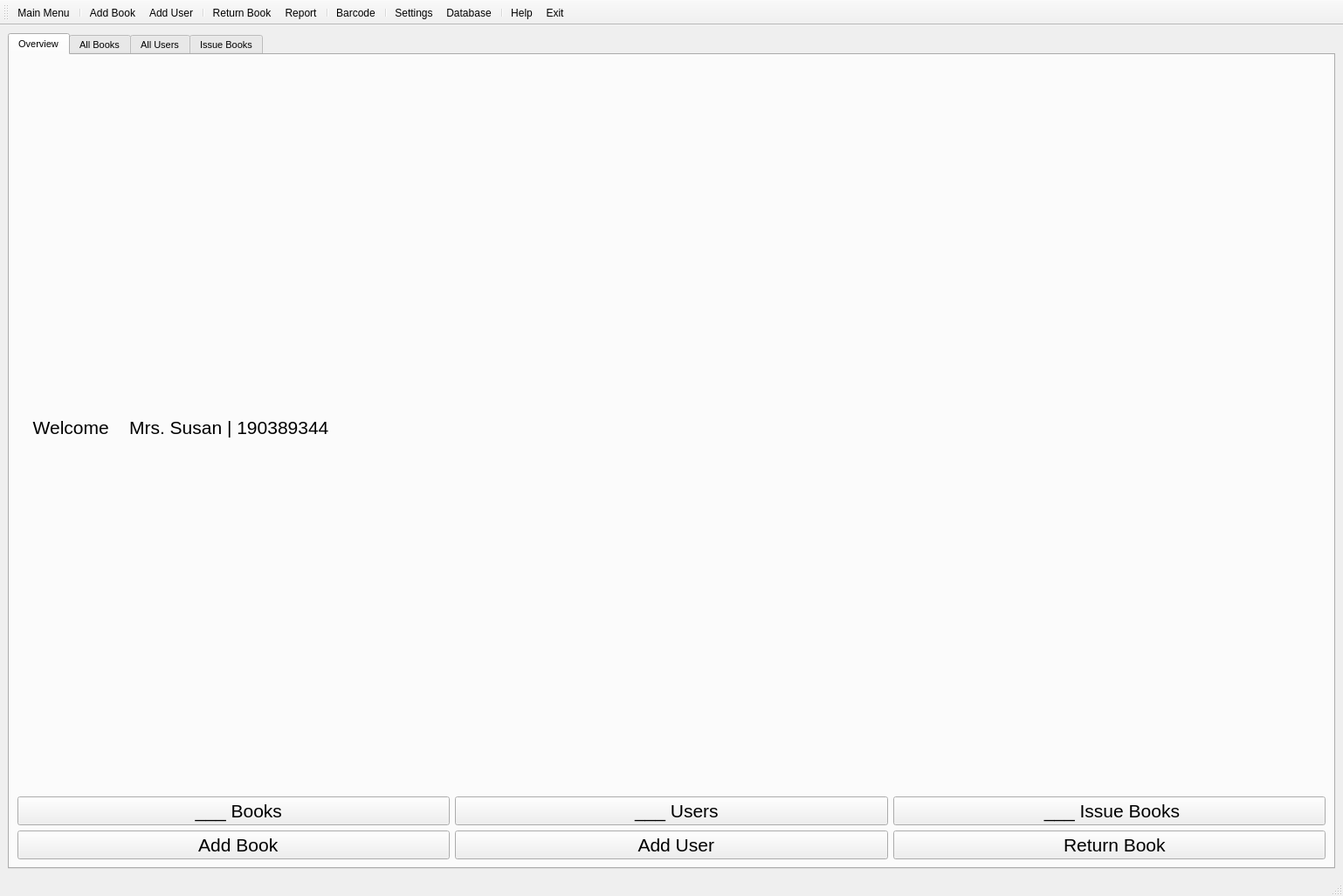
<?xml version="1.0" encoding="UTF-8"?>
<ui version="4.0">
 <class>MainWindow</class>
 <widget class="QMainWindow" name="MainWindow">
  <property name="geometry">
   <rect>
    <x>0</x>
    <y>0</y>
    <width>1538</width>
    <height>1026</height>
   </rect>
  </property>
  <property name="minimumSize">
   <size>
    <width>1366</width>
    <height>768</height>
   </size>
  </property>
  <property name="windowTitle">
   <string>EasyLibrary Librarian v2</string>
  </property>
  <widget class="QWidget" name="centralwidget">
   <layout class="QVBoxLayout" name="verticalLayout">
    <item>
     <widget class="QTabWidget" name="tabWidget">
      <property name="font">
       <font>
        <pointsize>8</pointsize>
       </font>
      </property>
      <property name="currentIndex">
       <number>0</number>
      </property>
      <property name="iconSize">
       <size>
        <width>48</width>
        <height>48</height>
       </size>
      </property>
      <property name="elideMode">
       <enum>Qt::ElideLeft</enum>
      </property>
      <widget class="QWidget" name="tabOverview">
       <attribute name="icon">
        <iconset resource="EZLib_LibrarianUI_res.qrc">
         <normaloff>:/icon_app/Modern UI Icons Light/appbar.eye.png</normaloff>:/icon_app/Modern UI Icons Light/appbar.eye.png</iconset>
       </attribute>
       <attribute name="title">
        <string>Overview</string>
       </attribute>
       <layout class="QVBoxLayout" name="verticalLayout_3">
        <item>
         <layout class="QHBoxLayout" name="horizontalLayout">
          <item>
           <widget class="QLabel" name="labelOverview_Image">
            <property name="text">
             <string>&lt;html&gt;&lt;head/&gt;&lt;body&gt;&lt;p&gt;&lt;img src=&quot;:/avatar/IMG/Susan_big.png&quot;/&gt;&lt;/p&gt;&lt;/body&gt;&lt;/html&gt;</string>
            </property>
           </widget>
          </item>
          <item>
           <widget class="QLabel" name="labelOverview_Welcome">
            <property name="font">
             <font>
              <pointsize>16</pointsize>
             </font>
            </property>
            <property name="text">
             <string>  Welcome    Mrs. Susan | 190389344</string>
            </property>
           </widget>
          </item>
          <item>
           <spacer name="horizontalSpacer">
            <property name="orientation">
             <enum>Qt::Horizontal</enum>
            </property>
            <property name="sizeHint" stdset="0">
             <size>
              <width>40</width>
              <height>20</height>
             </size>
            </property>
           </spacer>
          </item>
         </layout>
        </item>
        <item>
         <layout class="QHBoxLayout" name="horizontalLayout_2">
          <item>
           <widget class="QPushButton" name="buttonOverview_Books">
            <property name="font">
             <font>
              <pointsize>16</pointsize>
             </font>
            </property>
            <property name="text">
             <string>  ___ Books</string>
            </property>
            <property name="icon">
             <iconset resource="EZLib_LibrarianUI_res.qrc">
              <normaloff>:/button/IMG/167756.png</normaloff>:/button/IMG/167756.png</iconset>
            </property>
            <property name="iconSize">
             <size>
              <width>128</width>
              <height>128</height>
             </size>
            </property>
           </widget>
          </item>
          <item>
           <widget class="QPushButton" name="buttonOverview_Users">
            <property name="font">
             <font>
              <pointsize>16</pointsize>
             </font>
            </property>
            <property name="text">
             <string>  ___ Users</string>
            </property>
            <property name="icon">
             <iconset resource="EZLib_LibrarianUI_res.qrc">
              <normaloff>:/button/IMG/149071.png</normaloff>:/button/IMG/149071.png</iconset>
            </property>
            <property name="iconSize">
             <size>
              <width>128</width>
              <height>128</height>
             </size>
            </property>
           </widget>
          </item>
          <item>
           <widget class="QPushButton" name="buttonOverview_Issue">
            <property name="font">
             <font>
              <pointsize>16</pointsize>
             </font>
            </property>
            <property name="text">
             <string> ___ Issue Books</string>
            </property>
            <property name="icon">
             <iconset resource="EZLib_LibrarianUI_res.qrc">
              <normaloff>:/button/IMG/clock-icon.png</normaloff>:/button/IMG/clock-icon.png</iconset>
            </property>
            <property name="iconSize">
             <size>
              <width>128</width>
              <height>128</height>
             </size>
            </property>
           </widget>
          </item>
         </layout>
        </item>
        <item>
         <layout class="QHBoxLayout" name="horizontalLayout_3">
          <item>
           <widget class="QPushButton" name="pushButton_4">
            <property name="font">
             <font>
              <pointsize>16</pointsize>
             </font>
            </property>
            <property name="text">
             <string>  Add Book</string>
            </property>
            <property name="icon">
             <iconset resource="EZLib_LibrarianUI_res.qrc">
              <normaloff>:/button/IMG/167755.png</normaloff>:/button/IMG/167755.png</iconset>
            </property>
            <property name="iconSize">
             <size>
              <width>128</width>
              <height>128</height>
             </size>
            </property>
           </widget>
          </item>
          <item>
           <widget class="QPushButton" name="pushButton_5">
            <property name="font">
             <font>
              <pointsize>16</pointsize>
             </font>
            </property>
            <property name="text">
             <string>  Add User</string>
            </property>
            <property name="icon">
             <iconset resource="EZLib_LibrarianUI_res.qrc">
              <normaloff>:/button/IMG/167755.png</normaloff>:/button/IMG/167755.png</iconset>
            </property>
            <property name="iconSize">
             <size>
              <width>128</width>
              <height>128</height>
             </size>
            </property>
           </widget>
          </item>
          <item>
           <widget class="QPushButton" name="pushButton_6">
            <property name="font">
             <font>
              <pointsize>16</pointsize>
             </font>
            </property>
            <property name="text">
             <string>  Return Book</string>
            </property>
            <property name="icon">
             <iconset resource="EZLib_LibrarianUI_res.qrc">
              <normaloff>:/button/IMG/167755.png</normaloff>:/button/IMG/167755.png</iconset>
            </property>
            <property name="iconSize">
             <size>
              <width>128</width>
              <height>128</height>
             </size>
            </property>
           </widget>
          </item>
         </layout>
        </item>
       </layout>
      </widget>
      <widget class="QWidget" name="tabBooks">
       <attribute name="icon">
        <iconset resource="EZLib_LibrarianUI_res.qrc">
         <normaloff>:/icon_book/Modern UI Icons Light/appbar.book.list.png</normaloff>:/icon_book/Modern UI Icons Light/appbar.book.list.png</iconset>
       </attribute>
       <attribute name="title">
        <string>All Books</string>
       </attribute>
       <layout class="QVBoxLayout" name="verticalLayout_2">
        <item>
         <layout class="QHBoxLayout" name="horizontalLayout_5">
          <item>
           <widget class="QToolButton" name="buttonBooks_Add">
            <property name="text">
             <string>Add Book</string>
            </property>
            <property name="icon">
             <iconset resource="EZLib_LibrarianUI_res.qrc">
              <normaloff>:/icon_tool/Modern UI Icons Light/appbar.add.png</normaloff>:/icon_tool/Modern UI Icons Light/appbar.add.png</iconset>
            </property>
            <property name="iconSize">
             <size>
              <width>48</width>
              <height>48</height>
             </size>
            </property>
            <property name="toolButtonStyle">
             <enum>Qt::ToolButtonTextUnderIcon</enum>
            </property>
           </widget>
          </item>
          <item>
           <widget class="QToolButton" name="buttonBooks_Edit">
            <property name="text">
             <string>Edit Book</string>
            </property>
            <property name="icon">
             <iconset resource="EZLib_LibrarianUI_res.qrc">
              <normaloff>:/icon_tool/Modern UI Icons Light/appbar.edit.png</normaloff>:/icon_tool/Modern UI Icons Light/appbar.edit.png</iconset>
            </property>
            <property name="iconSize">
             <size>
              <width>48</width>
              <height>48</height>
             </size>
            </property>
            <property name="toolButtonStyle">
             <enum>Qt::ToolButtonTextUnderIcon</enum>
            </property>
           </widget>
          </item>
          <item>
           <widget class="QToolButton" name="buttonBooks_Delete">
            <property name="text">
             <string>Delete Book</string>
            </property>
            <property name="icon">
             <iconset resource="EZLib_LibrarianUI_res.qrc">
              <normaloff>:/icon_tool/Modern UI Icons Light/appbar.delete.png</normaloff>:/icon_tool/Modern UI Icons Light/appbar.delete.png</iconset>
            </property>
            <property name="iconSize">
             <size>
              <width>48</width>
              <height>48</height>
             </size>
            </property>
            <property name="toolButtonStyle">
             <enum>Qt::ToolButtonTextUnderIcon</enum>
            </property>
           </widget>
          </item>
          <item>
           <spacer name="horizontalSpacer_2">
            <property name="orientation">
             <enum>Qt::Horizontal</enum>
            </property>
            <property name="sizeHint" stdset="0">
             <size>
              <width>40</width>
              <height>20</height>
             </size>
            </property>
           </spacer>
          </item>
          <item>
           <widget class="QLabel" name="labelBooks_Search">
            <property name="text">
             <string>Search:</string>
            </property>
           </widget>
          </item>
          <item>
           <widget class="QLineEdit" name="lineEditBooks_SearchBox"/>
          </item>
          <item>
           <widget class="QToolButton" name="buttonBooks_Go">
            <property name="text">
             <string>Go</string>
            </property>
            <property name="icon">
             <iconset resource="EZLib_LibrarianUI_res.qrc">
              <normaloff>:/icon_app/Modern UI Icons Light/appbar.arrow.right.png</normaloff>:/icon_app/Modern UI Icons Light/appbar.arrow.right.png</iconset>
            </property>
           </widget>
          </item>
         </layout>
        </item>
        <item>
         <widget class="QTableWidget" name="tableBooks">
          <column>
           <property name="text">
            <string>ID</string>
           </property>
          </column>
          <column>
           <property name="text">
            <string>Title</string>
           </property>
          </column>
          <column>
           <property name="text">
            <string>Author</string>
           </property>
          </column>
          <column>
           <property name="text">
            <string>Publisher</string>
           </property>
          </column>
          <column>
           <property name="text">
            <string>ISBN</string>
           </property>
          </column>
         </widget>
        </item>
       </layout>
      </widget>
      <widget class="QWidget" name="tabUsers">
       <attribute name="icon">
        <iconset resource="EZLib_LibrarianUI_res.qrc">
         <normaloff>:/icon_app/Modern UI Icons Light/appbar.people.multiple.png</normaloff>:/icon_app/Modern UI Icons Light/appbar.people.multiple.png</iconset>
       </attribute>
       <attribute name="title">
        <string>All Users</string>
       </attribute>
       <layout class="QVBoxLayout" name="verticalLayout_4">
        <item>
         <layout class="QHBoxLayout" name="horizontalLayout_6">
          <item>
           <widget class="QToolButton" name="buttonUsers_Add">
            <property name="text">
             <string>Add User</string>
            </property>
            <property name="icon">
             <iconset resource="EZLib_LibrarianUI_res.qrc">
              <normaloff>:/icon_tool/Modern UI Icons Light/appbar.add.png</normaloff>:/icon_tool/Modern UI Icons Light/appbar.add.png</iconset>
            </property>
            <property name="iconSize">
             <size>
              <width>48</width>
              <height>48</height>
             </size>
            </property>
            <property name="toolButtonStyle">
             <enum>Qt::ToolButtonTextUnderIcon</enum>
            </property>
           </widget>
          </item>
          <item>
           <widget class="QToolButton" name="buttonUsers_Edit">
            <property name="text">
             <string>Edit User</string>
            </property>
            <property name="icon">
             <iconset resource="EZLib_LibrarianUI_res.qrc">
              <normaloff>:/icon_tool/Modern UI Icons Light/appbar.edit.png</normaloff>:/icon_tool/Modern UI Icons Light/appbar.edit.png</iconset>
            </property>
            <property name="iconSize">
             <size>
              <width>48</width>
              <height>48</height>
             </size>
            </property>
            <property name="toolButtonStyle">
             <enum>Qt::ToolButtonTextUnderIcon</enum>
            </property>
           </widget>
          </item>
          <item>
           <widget class="QToolButton" name="buttonUsers_Delete">
            <property name="text">
             <string>Delete User</string>
            </property>
            <property name="icon">
             <iconset resource="EZLib_LibrarianUI_res.qrc">
              <normaloff>:/icon_tool/Modern UI Icons Light/appbar.delete.png</normaloff>:/icon_tool/Modern UI Icons Light/appbar.delete.png</iconset>
            </property>
            <property name="iconSize">
             <size>
              <width>48</width>
              <height>48</height>
             </size>
            </property>
            <property name="toolButtonStyle">
             <enum>Qt::ToolButtonTextUnderIcon</enum>
            </property>
           </widget>
          </item>
          <item>
           <spacer name="horizontalSpacer_3">
            <property name="orientation">
             <enum>Qt::Horizontal</enum>
            </property>
            <property name="sizeHint" stdset="0">
             <size>
              <width>40</width>
              <height>20</height>
             </size>
            </property>
           </spacer>
          </item>
          <item>
           <widget class="QLabel" name="labelUsers_Search">
            <property name="text">
             <string>Search:</string>
            </property>
           </widget>
          </item>
          <item>
           <widget class="QLineEdit" name="lineEditUsers_SearchBox"/>
          </item>
          <item>
           <widget class="QToolButton" name="buttonUsers_Go">
            <property name="text">
             <string>Go</string>
            </property>
            <property name="icon">
             <iconset resource="EZLib_LibrarianUI_res.qrc">
              <normaloff>:/icon_app/Modern UI Icons Light/appbar.arrow.right.png</normaloff>:/icon_app/Modern UI Icons Light/appbar.arrow.right.png</iconset>
            </property>
           </widget>
          </item>
         </layout>
        </item>
        <item>
         <widget class="QTableWidget" name="tableUsers">
          <column>
           <property name="text">
            <string>ID</string>
           </property>
          </column>
          <column>
           <property name="text">
            <string>Name</string>
           </property>
          </column>
          <column>
           <property name="text">
            <string>Email</string>
           </property>
          </column>
          <column>
           <property name="text">
            <string>Registered On</string>
           </property>
          </column>
          <column>
           <property name="text">
            <string>LINE Token</string>
           </property>
          </column>
          <column>
           <property name="text">
            <string>RFID</string>
           </property>
          </column>
         </widget>
        </item>
       </layout>
      </widget>
      <widget class="QWidget" name="tabIssue">
       <attribute name="icon">
        <iconset resource="EZLib_LibrarianUI_res.qrc">
         <normaloff>:/icon_app/Modern UI Icons Light/appbar.refresh.clockwise.down.png</normaloff>:/icon_app/Modern UI Icons Light/appbar.refresh.clockwise.down.png</iconset>
       </attribute>
       <attribute name="title">
        <string>Issue Books</string>
       </attribute>
       <layout class="QVBoxLayout" name="verticalLayout_5">
        <item>
         <layout class="QHBoxLayout" name="horizontalLayout_7">
          <item>
           <widget class="QToolButton" name="toolButton_9">
            <property name="text">
             <string>  Add  </string>
            </property>
            <property name="icon">
             <iconset resource="EZLib_LibrarianUI_res.qrc">
              <normaloff>:/icon_tool/Modern UI Icons Light/appbar.add.png</normaloff>:/icon_tool/Modern UI Icons Light/appbar.add.png</iconset>
            </property>
            <property name="iconSize">
             <size>
              <width>48</width>
              <height>48</height>
             </size>
            </property>
            <property name="toolButtonStyle">
             <enum>Qt::ToolButtonTextUnderIcon</enum>
            </property>
           </widget>
          </item>
          <item>
           <widget class="QToolButton" name="toolButton_10">
            <property name="text">
             <string>  Edit  </string>
            </property>
            <property name="icon">
             <iconset resource="EZLib_LibrarianUI_res.qrc">
              <normaloff>:/icon_tool/Modern UI Icons Light/appbar.edit.png</normaloff>:/icon_tool/Modern UI Icons Light/appbar.edit.png</iconset>
            </property>
            <property name="iconSize">
             <size>
              <width>48</width>
              <height>48</height>
             </size>
            </property>
            <property name="toolButtonStyle">
             <enum>Qt::ToolButtonTextUnderIcon</enum>
            </property>
           </widget>
          </item>
          <item>
           <widget class="QToolButton" name="toolButton_11">
            <property name="text">
             <string>  Delete  </string>
            </property>
            <property name="icon">
             <iconset resource="EZLib_LibrarianUI_res.qrc">
              <normaloff>:/icon_tool/Modern UI Icons Light/appbar.delete.png</normaloff>:/icon_tool/Modern UI Icons Light/appbar.delete.png</iconset>
            </property>
            <property name="iconSize">
             <size>
              <width>48</width>
              <height>48</height>
             </size>
            </property>
            <property name="toolButtonStyle">
             <enum>Qt::ToolButtonTextUnderIcon</enum>
            </property>
           </widget>
          </item>
          <item>
           <spacer name="horizontalSpacer_4">
            <property name="orientation">
             <enum>Qt::Horizontal</enum>
            </property>
            <property name="sizeHint" stdset="0">
             <size>
              <width>40</width>
              <height>20</height>
             </size>
            </property>
           </spacer>
          </item>
          <item>
           <widget class="QLabel" name="label_5">
            <property name="text">
             <string>Search:</string>
            </property>
           </widget>
          </item>
          <item>
           <widget class="QLineEdit" name="lineEdit_3"/>
          </item>
          <item>
           <widget class="QToolButton" name="toolButton_12">
            <property name="text">
             <string>Go</string>
            </property>
            <property name="icon">
             <iconset resource="EZLib_LibrarianUI_res.qrc">
              <normaloff>:/icon_app/Modern UI Icons Light/appbar.arrow.right.png</normaloff>:/icon_app/Modern UI Icons Light/appbar.arrow.right.png</iconset>
            </property>
           </widget>
          </item>
         </layout>
        </item>
        <item>
         <widget class="QTableWidget" name="tableIssue">
          <column>
           <property name="text">
            <string>ID</string>
           </property>
          </column>
          <column>
           <property name="text">
            <string>Book</string>
           </property>
          </column>
          <column>
           <property name="text">
            <string>User</string>
           </property>
          </column>
          <column>
           <property name="text">
            <string>Borrow Time</string>
           </property>
          </column>
          <column>
           <property name="text">
            <string>Due Time</string>
           </property>
          </column>
          <column>
           <property name="text">
            <string>Return Time</string>
           </property>
          </column>
         </widget>
        </item>
       </layout>
      </widget>
     </widget>
    </item>
   </layout>
  </widget>
  <widget class="QStatusBar" name="statusbar">
   <property name="statusTip">
    <string/>
   </property>
  </widget>
  <widget class="QToolBar" name="toolBar">
   <property name="windowTitle">
    <string>toolBar</string>
   </property>
   <property name="iconSize">
    <size>
     <width>76</width>
     <height>76</height>
    </size>
   </property>
   <property name="toolButtonStyle">
    <enum>Qt::ToolButtonTextUnderIcon</enum>
   </property>
   <attribute name="toolBarArea">
    <enum>TopToolBarArea</enum>
   </attribute>
   <attribute name="toolBarBreak">
    <bool>false</bool>
   </attribute>
   <addaction name="actionMain_Menu"/>
   <addaction name="separator"/>
   <addaction name="actionAdd_Book"/>
   <addaction name="actionAdd_User"/>
   <addaction name="separator"/>
   <addaction name="actionReturnBook"/>
   <addaction name="actionReport"/>
   <addaction name="separator"/>
   <addaction name="actionBarcode"/>
   <addaction name="separator"/>
   <addaction name="actionSettings"/>
   <addaction name="actionSQL"/>
   <addaction name="separator"/>
   <addaction name="actionHelp"/>
   <addaction name="actionExit"/>
  </widget>
  <action name="actionMain_Menu">
   <property name="icon">
    <iconset resource="EZLib_LibrarianUI_res.qrc">
     <normaloff>:/icon_app/Modern UI Icons Light/appbar.tiles.nine.png</normaloff>:/icon_app/Modern UI Icons Light/appbar.tiles.nine.png</iconset>
   </property>
   <property name="text">
    <string>Main Menu</string>
   </property>
   <property name="statusTip">
    <string>Display All Menu</string>
   </property>
   <property name="visible">
    <bool>true</bool>
   </property>
   <property name="iconVisibleInMenu">
    <bool>true</bool>
   </property>
  </action>
  <action name="actionAdd_Book">
   <property name="icon">
    <iconset resource="EZLib_LibrarianUI_res.qrc">
     <normaloff>:/icon_book/Modern UI Icons Light/appbar.book.png</normaloff>:/icon_book/Modern UI Icons Light/appbar.book.png</iconset>
   </property>
   <property name="text">
    <string>Add Book</string>
   </property>
  </action>
  <action name="actionAdd_User">
   <property name="icon">
    <iconset resource="EZLib_LibrarianUI_res.qrc">
     <normaloff>:/icon_app/Modern UI Icons Light/appbar.user.add.png</normaloff>:/icon_app/Modern UI Icons Light/appbar.user.add.png</iconset>
   </property>
   <property name="text">
    <string>Add User</string>
   </property>
  </action>
  <action name="actionReturnBook">
   <property name="enabled">
    <bool>true</bool>
   </property>
   <property name="icon">
    <iconset resource="EZLib_LibrarianUI_res.qrc">
     <normaloff>:/icon_book/Modern UI Icons Light/appbar.book.open.information.png</normaloff>:/icon_book/Modern UI Icons Light/appbar.book.open.information.png</iconset>
   </property>
   <property name="text">
    <string>Return Book</string>
   </property>
   <property name="iconText">
    <string>Return Book</string>
   </property>
   <property name="visible">
    <bool>true</bool>
   </property>
  </action>
  <action name="actionReport">
   <property name="icon">
    <iconset resource="EZLib_LibrarianUI_res.qrc">
     <normaloff>:/icon_app/Modern UI Icons Light/appbar.paper.png</normaloff>:/icon_app/Modern UI Icons Light/appbar.paper.png</iconset>
   </property>
   <property name="text">
    <string>Report</string>
   </property>
   <property name="visible">
    <bool>false</bool>
   </property>
  </action>
  <action name="actionBarcode">
   <property name="icon">
    <iconset resource="EZLib_LibrarianUI_res.qrc">
     <normaloff>:/icon_app/Modern UI Icons Light/appbar.barcode.png</normaloff>:/icon_app/Modern UI Icons Light/appbar.barcode.png</iconset>
   </property>
   <property name="text">
    <string>Barcode</string>
   </property>
   <property name="visible">
    <bool>false</bool>
   </property>
  </action>
  <action name="actionHelp">
   <property name="icon">
    <iconset resource="EZLib_LibrarianUI_res.qrc">
     <normaloff>:/icon_app/Modern UI Icons Light/appbar.book.perspective.help.png</normaloff>:/icon_app/Modern UI Icons Light/appbar.book.perspective.help.png</iconset>
   </property>
   <property name="text">
    <string>Help</string>
   </property>
   <property name="visible">
    <bool>false</bool>
   </property>
  </action>
  <action name="actionExit">
   <property name="icon">
    <iconset resource="EZLib_LibrarianUI_res.qrc">
     <normaloff>:/icon_app/Modern UI Icons Light/appbar.power.png</normaloff>:/icon_app/Modern UI Icons Light/appbar.power.png</iconset>
   </property>
   <property name="text">
    <string>Exit</string>
   </property>
  </action>
  <action name="actionSettings">
   <property name="icon">
    <iconset resource="EZLib_LibrarianUI_res.qrc">
     <normaloff>:/icon_app/Modern UI Icons Light/appbar.cog.png</normaloff>:/icon_app/Modern UI Icons Light/appbar.cog.png</iconset>
   </property>
   <property name="text">
    <string>Settings</string>
   </property>
   <property name="visible">
    <bool>false</bool>
   </property>
  </action>
  <action name="actionSQL">
   <property name="icon">
    <iconset resource="EZLib_LibrarianUI_res.qrc">
     <normaloff>:/icon_app/Modern UI Icons Light/appbar.database.sql.png</normaloff>:/icon_app/Modern UI Icons Light/appbar.database.sql.png</iconset>
   </property>
   <property name="text">
    <string>Database</string>
   </property>
   <property name="visible">
    <bool>false</bool>
   </property>
  </action>
 </widget>
 <resources>
  <include location="EZLib_LibrarianUI_res.qrc"/>
 </resources>
 <connections/>
</ui>
